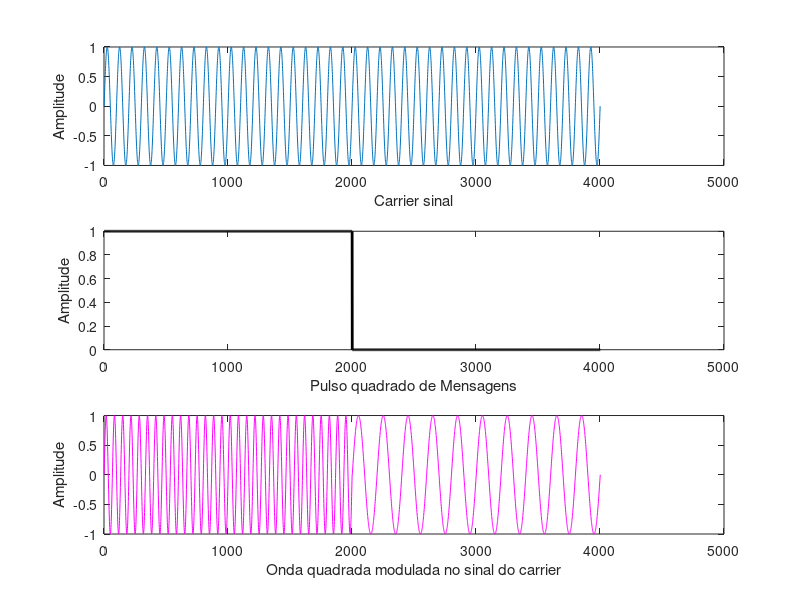
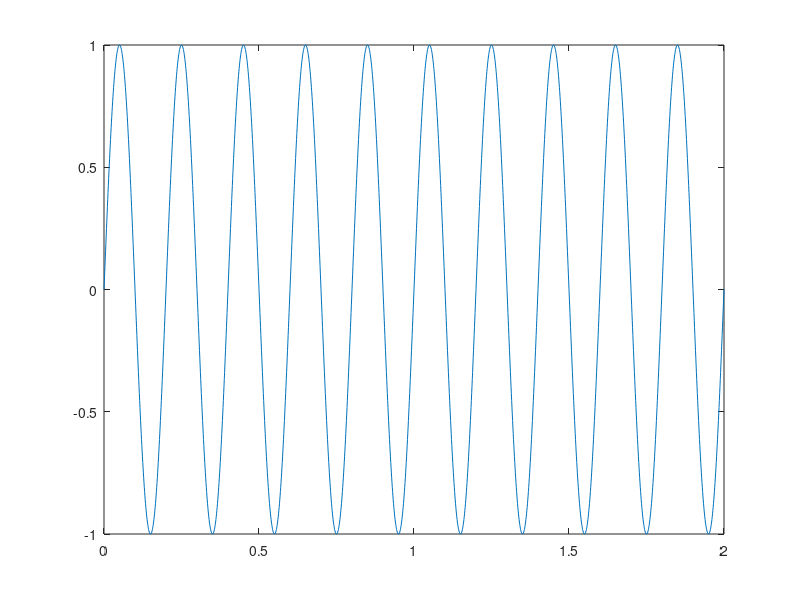
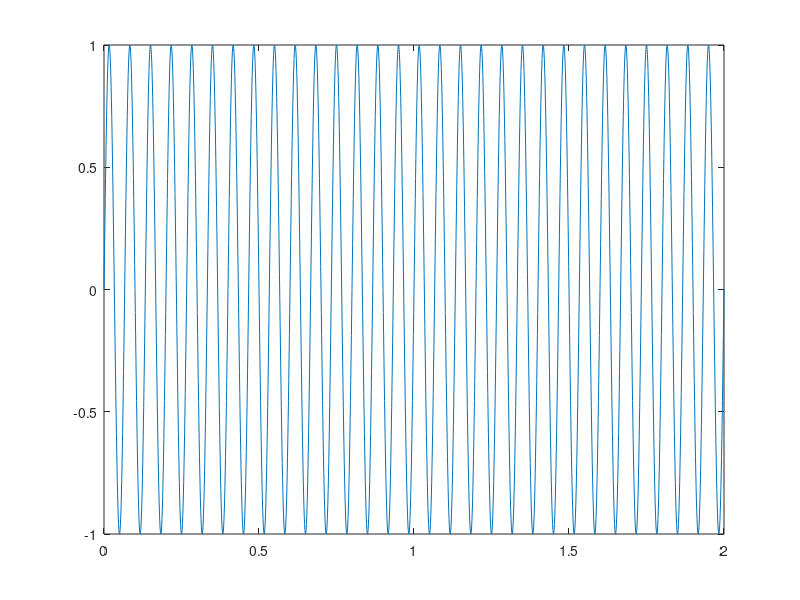

Recreate these plots in MATLAB, in order.
%Modulação, demodulação e avaliação de bit error entre os resultados

data = [1 0]; %defina os bits a serem modulados na onda

%DEFINIR SINAL CARRIER
%%%%%%%%%%%%%%%%%%%%%%%%%%%%%%%%%%%%%%%%%%%%%%%%%%%%%%%%%%%%%%%%%%%%%%%%%%%%%%
%frequência e período da onda carrier
frequencia_carrier = 10; 
periodo_carrier = 1/frequencia_carrier;

%frequência e período que definem a sampling rate(baseado na f e t da carrier)
f_sampling = frequencia_carrier * 100;
periodo_sampling = 1/f_sampling;

%tempo de retardamento da onda gerada.
%quanto maior esse valor, maior o tamanho de samplings t, dito que o período da carrier esteja definido.
holdup_time = 20;
proportional_holdup_time = holdup_time*length(data);
%definição do vetor de tempo de sampling
t = 0:periodo_sampling:(proportional_holdup_time*periodo_carrier); 
   %de zero até o tamanho do vetor que deseja carregar vezes o período da onda de carregamento 

onda_carrier = sin(2*pi*t*frequencia_carrier); %carrier wave: um seno com frequência delimitada pelos valores de t vezes valor de N(que depende do numero de bits)
figure(1);
subplot(3,1,1);
plot(onda_carrier);
xlabel('Carrier sinal');
ylabel('Amplitude');

%%%%%%%%%%%%%%%%%%%%%%%%%%%%%%%%%%%%%%%%%%%%%%%%%%%%%%%%%%%%%%%%%%%%%%%%%%%%%%

%CONVERTER OS DATA BITS EM ONDA QUADRADA
%%%%%%%%%%%%%%%%%%%%%%%%%%%%%%%%%%%%%%%%%%%%%%%%%%%%%%%%%%%%%%%%%%%%%%%%%%%%%%
periodo_pulso_quadrado = 0:periodo_sampling:(holdup_time*periodo_carrier);
pulso_quadrado = [];
	for i=1:length(data)
		for j=1:length((periodo_pulso_quadrado - 1))
			pulso_quadrado = [pulso_quadrado data(i)];
		end
	end

%pulso_quadrado(1, size(pulso_quadrado)+1) = pulso_quadrado(1, size(pulso_quadrado));

size(pulso_quadrado)
size(periodo_pulso_quadrado)

subplot(3,1,2)
plot(pulso_quadrado,'k','Linewidth',2)
xlabel('Pulso quadrado de Mensagens');
ylabel('Amplitude');
%%%%%%%%%%%%%%%%%%%%%%%%%%%%%%%%%%%%%%%%%%%%%%%%%%%%%%%%%%%%%%%%%%%%%%%%%%%%%%

%PROCESSO DE MODULAÇÃO

delta_frequencia = 0.5; % o quão violenta vai ser o `amortecimento` nos carregamentos de frequencia
frequencia_alta = frequencia_carrier + (frequencia_carrier*delta_frequencia);
frequencia_baixa = frequencia_carrier - (frequencia_carrier*delta_frequencia);

%Domínio dos sinais de modulação

t = 0:periodo_sampling:(periodo_carrier*holdup_time); %domínio: intervalos de período de sampling até um proporcional do período do carrier

%definição das frequencias moduladas
carrier_alta = sin(2*pi*t*frequencia_alta); %bit alto
carrier_baixa = sin(2*pi*t*frequencia_baixa); %bit baixo

vetor_sinal_modulado = [];

%faça um vetor-função que tenha como domínio divisões do período de sampling e vá até um período qualquer da onda carrier. 
%carregue esse vetor-função os valores apropriados da imagem dependendo do bit num vetor binário pre-existente

%esse vetor terá, efetivamente, a mesma range de valores que definem o duty-cycle do vetor binário
%mas uma sampling rate dependente do domínio da função de carrier
%ou seja: carregará duas funções baseadas no domínio e frequencia da função de carry
%dependendo do valor de um vetor-binário.
for i=1:length(data)
     if(data(i)==1)
         vetor_sinal_modulado = [vetor_sinal_modulado carrier_alta];
     else
         vetor_sinal_modulado = [vetor_sinal_modulado carrier_baixa];
     end
 end


subplot(3, 1, 3);
plot(vetor_sinal_modulado, 'm');
xlabel('Onda quadrada modulada no sinal do carrier');
ylabel('Amplitude');

figure(2);
plot(t, carrier_baixa)
figure(3);
plot(t, carrier_alta)
